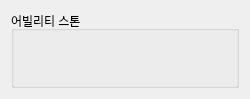
<?xml version="1.0" encoding="UTF-8"?>
<ui version="4.0">
 <class>AbilityStoneWidget</class>
 <widget class="QWidget" name="AbilityStoneWidget">
  <property name="geometry">
   <rect>
    <x>0</x>
    <y>0</y>
    <width>250</width>
    <height>99</height>
   </rect>
  </property>
  <property name="maximumSize">
   <size>
    <width>250</width>
    <height>16777215</height>
   </size>
  </property>
  <property name="windowTitle">
   <string>Form</string>
  </property>
  <layout class="QHBoxLayout" name="hLayoutAbilityStone">
   <item>
    <widget class="QGroupBox" name="groupAbilityStone">
     <property name="title">
      <string>어빌리티 스톤</string>
     </property>
     <layout class="QHBoxLayout" name="hLayoutGroupAbilityStone">
      <item>
       <layout class="QVBoxLayout" name="vLayoutIcon"/>
      </item>
      <item>
       <layout class="QVBoxLayout" name="vLayoutInfo"/>
      </item>
     </layout>
    </widget>
   </item>
  </layout>
 </widget>
 <resources/>
 <connections/>
</ui>
